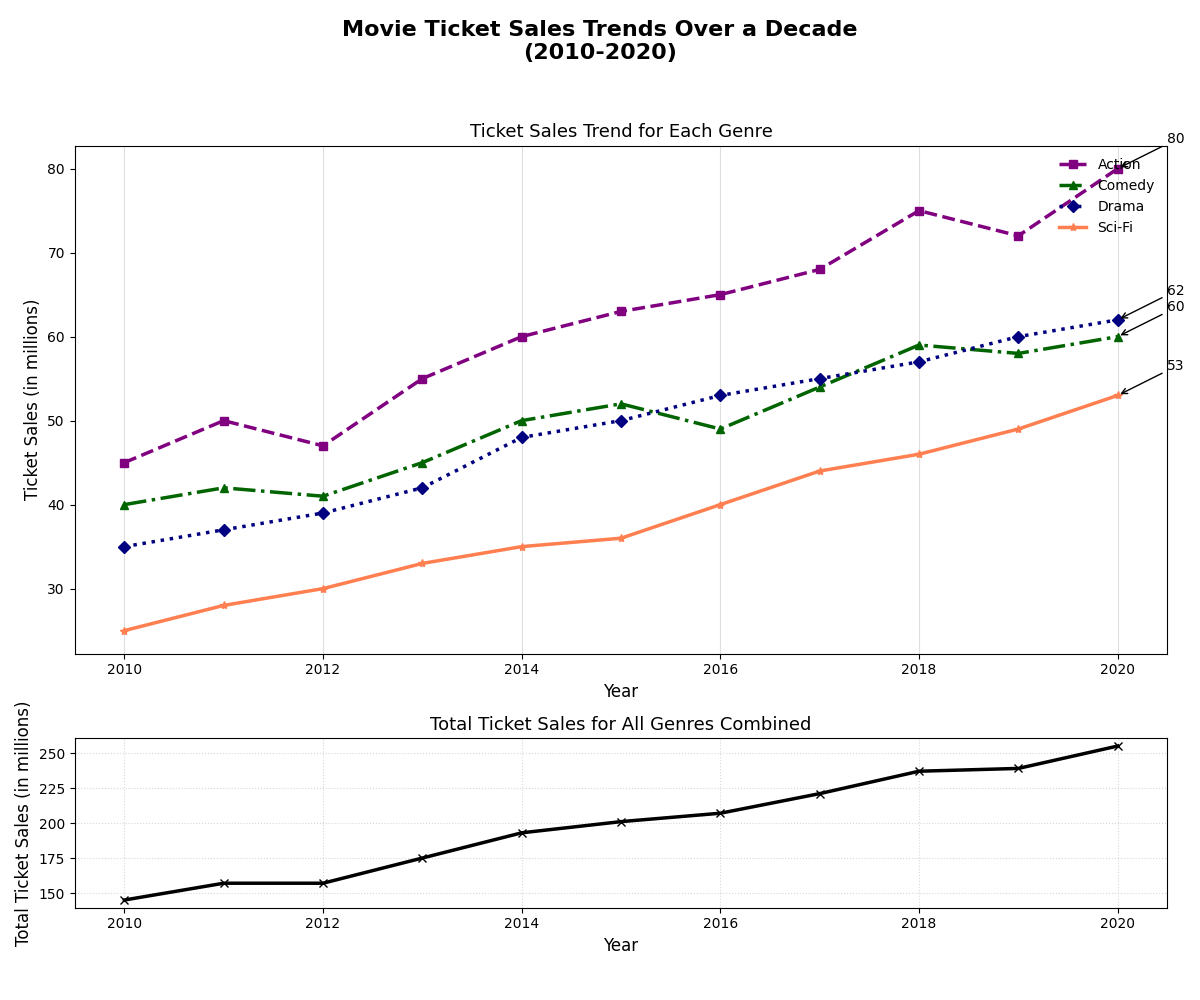

Reproduce this figure in Python.
import matplotlib.pyplot as plt
import numpy as np

years = np.arange(2010, 2021)

action_sales = np.array([45, 50, 47, 55, 60, 63, 65, 68, 75, 72, 80])
comedy_sales = np.array([40, 42, 41, 45, 50, 52, 49, 54, 59, 58, 60])
drama_sales = np.array([35, 37, 39, 42, 48, 50, 53, 55, 57, 60, 62])
scifi_sales = np.array([25, 28, 30, 33, 35, 36, 40, 44, 46, 49, 53])

fig, (ax1, ax2) = plt.subplots(2, 1, figsize=(12, 10), gridspec_kw={'height_ratios': [3, 1]})

ax1.plot(years, action_sales, marker='s', linestyle='--', color='purple', label='Action', linewidth=2.5)
ax1.plot(years, comedy_sales, marker='^', linestyle='-.', color='darkgreen', label='Comedy', linewidth=2.5)
ax1.plot(years, drama_sales, marker='D', linestyle=':', color='navy', label='Drama', linewidth=2.5)
ax1.plot(years, scifi_sales, marker='*', linestyle='-', color='coral', label='Sci-Fi', linewidth=2.5)

annotations = {
    'Action': (years[np.argmax(action_sales)], max(action_sales)),
    'Comedy': (years[np.argmax(comedy_sales)], max(comedy_sales)),
    'Drama': (years[np.argmax(drama_sales)], max(drama_sales)),
    'Sci-Fi': (years[np.argmax(scifi_sales)], max(scifi_sales))
}

for genre, (year, value) in annotations.items():
    ax1.annotate(f'{value}', xy=(year, value), xytext=(year + 0.5, value + 3),
                 arrowprops=dict(facecolor='red', linestyle='-', arrowstyle="->"))

total_sales = action_sales + comedy_sales + drama_sales + scifi_sales
ax2.plot(years, total_sales, marker='x', linestyle='-', color='black', linewidth=2.5)
ax2.set_title('Total Ticket Sales for All Genres Combined', fontsize=13)
ax2.set_xlabel('Year', fontsize=12)
ax2.set_ylabel('Total Ticket Sales (in millions)', fontsize=12)
ax2.grid(axis='both', linestyle=':', alpha=0.5)

fig.suptitle('Movie Ticket Sales Trends Over a Decade\n(2010-2020)', fontsize=16, fontweight='bold')
ax1.set_title('Ticket Sales Trend for Each Genre', fontsize=13)
ax1.set_xlabel('Year', fontsize=12)
ax1.set_ylabel('Ticket Sales (in millions)', fontsize=12)
ax1.legend(loc='upper right', fontsize=10, frameon=False)
ax1.grid(axis='x', linestyle='-', alpha=0.4)

plt.tight_layout(rect=[0, 0.03, 1, 0.95])
plt.show()
